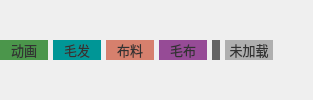
       <widget class="QFrame" name="frameNote">
        <property name="sizePolicy">
         <sizepolicy hsizetype="Preferred" vsizetype="Preferred">
          <horstretch>0</horstretch>
          <verstretch>0</verstretch>
         </sizepolicy>
        </property>
        <property name="font">
         <font>
          <pointsize>10</pointsize>
         </font>
        </property>
        <property name="frameShape">
         <enum>QFrame::NoFrame</enum>
        </property>
        <property name="frameShadow">
         <enum>QFrame::Raised</enum>
        </property>
        <layout class="QHBoxLayout" name="horizontalLayout_4">
         <property name="spacing">
          <number>5</number>
         </property>
         <property name="leftMargin">
          <number>0</number>
         </property>
         <property name="topMargin">
          <number>0</number>
         </property>
         <property name="rightMargin">
          <number>0</number>
         </property>
         <property name="bottomMargin">
          <number>0</number>
         </property>
         <item>
          <widget class="QLabel" name="label_22">
           <property name="minimumSize">
            <size>
             <width>48</width>
             <height>0</height>
            </size>
           </property>
           <property name="maximumSize">
            <size>
             <width>16777215</width>
             <height>20</height>
            </size>
           </property>
           <property name="font">
            <font>
             <pointsize>10</pointsize>
            </font>
           </property>
           <property name="styleSheet">
            <string notr="true">color: rgb(50, 50, 50);
background-color: rgb(75, 150, 75);
padding-bottom: 1px;</string>
           </property>
           <property name="text">
            <string>动画</string>
           </property>
           <property name="alignment">
            <set>Qt::AlignCenter</set>
           </property>
          </widget>
         </item>
         <item>
          <widget class="QLabel" name="label_20">
           <property name="minimumSize">
            <size>
             <width>48</width>
             <height>0</height>
            </size>
           </property>
           <property name="maximumSize">
            <size>
             <width>16777215</width>
             <height>20</height>
            </size>
           </property>
           <property name="font">
            <font>
             <pointsize>10</pointsize>
            </font>
           </property>
           <property name="styleSheet">
            <string notr="true">color: rgb(50, 50, 50);
background-color: rgb(0, 150, 150);
padding-bottom: 1px;
</string>
           </property>
           <property name="text">
            <string>毛发</string>
           </property>
           <property name="alignment">
            <set>Qt::AlignCenter</set>
           </property>
          </widget>
         </item>
         <item>
          <widget class="QLabel" name="label_25">
           <property name="minimumSize">
            <size>
             <width>48</width>
             <height>0</height>
            </size>
           </property>
           <property name="maximumSize">
            <size>
             <width>16777215</width>
             <height>20</height>
            </size>
           </property>
           <property name="font">
            <font>
             <pointsize>10</pointsize>
            </font>
           </property>
           <property name="styleSheet">
            <string notr="true">color: rgb(50, 50, 50);
background-color: rgb(214, 128, 109);
padding-bottom: 1px;
</string>
           </property>
           <property name="text">
            <string>布料</string>
           </property>
           <property name="alignment">
            <set>Qt::AlignCenter</set>
           </property>
          </widget>
         </item>
         <item>
          <widget class="QLabel" name="label_23">
           <property name="minimumSize">
            <size>
             <width>48</width>
             <height>0</height>
            </size>
           </property>
           <property name="maximumSize">
            <size>
             <width>16777215</width>
             <height>20</height>
            </size>
           </property>
           <property name="font">
            <font>
             <pointsize>10</pointsize>
            </font>
           </property>
           <property name="styleSheet">
            <string notr="true">color: rgb(50, 50, 50);
background-color: rgb(150, 75, 150);
padding-bottom: 1px;</string>
           </property>
           <property name="text">
            <string>毛布</string>
           </property>
           <property name="alignment">
            <set>Qt::AlignCenter</set>
           </property>
          </widget>
         </item>
         <item>
          <widget class="QLabel" name="label_24">
           <property name="maximumSize">
            <size>
             <width>16777215</width>
             <height>20</height>
            </size>
           </property>
           <property name="font">
            <font>
             <pointsize>10</pointsize>
            </font>
           </property>
           <property name="styleSheet">
            <string notr="true">color: rgb(50, 50, 50);
background-color: rgb(100, 100, 100);</string>
           </property>
           <property name="text">
            <string/>
           </property>
           <property name="alignment">
            <set>Qt::AlignCenter</set>
           </property>
          </widget>
         </item>
         <item>
          <widget class="QLabel" name="label_26">
           <property name="minimumSize">
            <size>
             <width>48</width>
             <height>0</height>
            </size>
           </property>
           <property name="maximumSize">
            <size>
             <width>16777215</width>
             <height>20</height>
            </size>
           </property>
           <property name="font">
            <font>
             <pointsize>10</pointsize>
            </font>
           </property>
           <property name="styleSheet">
            <string notr="true">color: rgb(50, 50, 50);
background-color: rgb(175, 175, 175);
padding-bottom: 1px;
</string>
           </property>
           <property name="text">
            <string>未加载</string>
           </property>
           <property name="alignment">
            <set>Qt::AlignCenter</set>
           </property>
          </widget>
         </item>
         <item>
          <spacer name="horizontalSpacer_2">
           <property name="orientation">
            <enum>Qt::Horizontal</enum>
           </property>
           <property name="sizeHint" stdset="0">
            <size>
             <width>40</width>
             <height>20</height>
            </size>
           </property>
          </spacer>
         </item>
        </layout>
       </widget>
